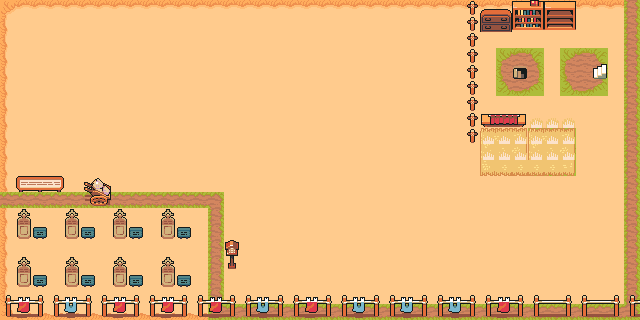

A level layout from a 2D game, rendered from its tile map. Below: a short description, then the map file with tile-grid data replaced by summaries:
An orthogonal 40x20 tile map with 16x16 px tiles, 3 tile layers (Piso, Deco, Encima), 2 tilesets and 18 objects (9x Cripta, 2x PV, 2x PH, Carreta, Postes, ...).

<map version="1.10" tiledversion="1.12.2" orientation="orthogonal" renderorder="right-down" width="40" height="20" tilewidth="16" tileheight="16" infinite="0" nextlayerid="7" nextobjectid="28">
 <editorsettings>
  <export target="Mapa_nuevo.lua" format="lua" />
 </editorsettings>
 <tileset firstgid="1" name="TilesetPisos" tilewidth="16" tileheight="16" tilecount="572" columns="22">
  <image source="TilesetPisos.png" width="352" height="417" />
 </tileset>
 <tileset firstgid="573" name="TilesetDeco" tilewidth="16" tileheight="16" tilecount="240" columns="16">
  <image source="TilesetDeco.png" width="256" height="240" />
 </tileset>
 <layer id="1" name="Piso" width="40" height="20">
  <data>[800 cells, 800 non-empty, 20 distinct tile ids]</data>
 </layer>
 <layer id="3" name="Deco" width="40" height="20">
  <data>[800 cells, 77 non-empty, 39 distinct tile ids]</data>
 </layer>
 <layer id="4" name="Encima" width="40" height="20">
  <data>[800 cells, 103 non-empty, 16 distinct tile ids]</data>
 </layer>
 <objectgroup id="5" name="Colisiones">
  <object id="4" name="PV" x="0" y="0" width="8" height="320" />
  <object id="6" name="PV" x="632" y="0" width="8" height="320" />
  <object id="7" name="PH" x="0" y="0" width="640" height="8" />
  <object id="9" name="PH" x="6" y="312" width="640" height="8" />
  <object id="12" name="Obj" type="Cripta" x="16" y="224" width="16" height="16" />
  <object id="13" name="Obj" type="Cripta" x="64" y="224" width="16" height="16" />
  <object id="14" name="Obj" type="Cripta" x="112" y="224" width="16" height="16" />
  <object id="15" name="Obj" type="Cripta" x="160" y="224" width="16" height="16" />
  <object id="16" name="Obj" type="Cripta" x="112" y="272" width="16" height="16" />
  <object id="17" name="Obj" type="Cripta" x="64" y="272" width="16" height="16" />
  <object id="18" name="Obj" type="Cripta" x="16" y="272" width="16" height="16" />
  <object id="20" name="Obj" type="Cripta" x="160" y="272" width="16" height="16" />
  <object id="21" name="Carreta" x="80" y="176" width="32" height="32" />
  <object id="23" name="Postes" x="464" y="0" width="16" height="144" />
  <object id="24" name="Mesita" x="480" y="112" width="48" height="16" />
  <object id="25" name="Muebles" x="480" y="0" width="96" height="32" />
  <object id="26" name="Obj" type="Ropa" x="0" y="304" width="640" height="16" />
  <object id="27" name="Casa_Pajaro" type="Cripta" x="224" y="256" width="16" height="16" />
 </objectgroup>
</map>
